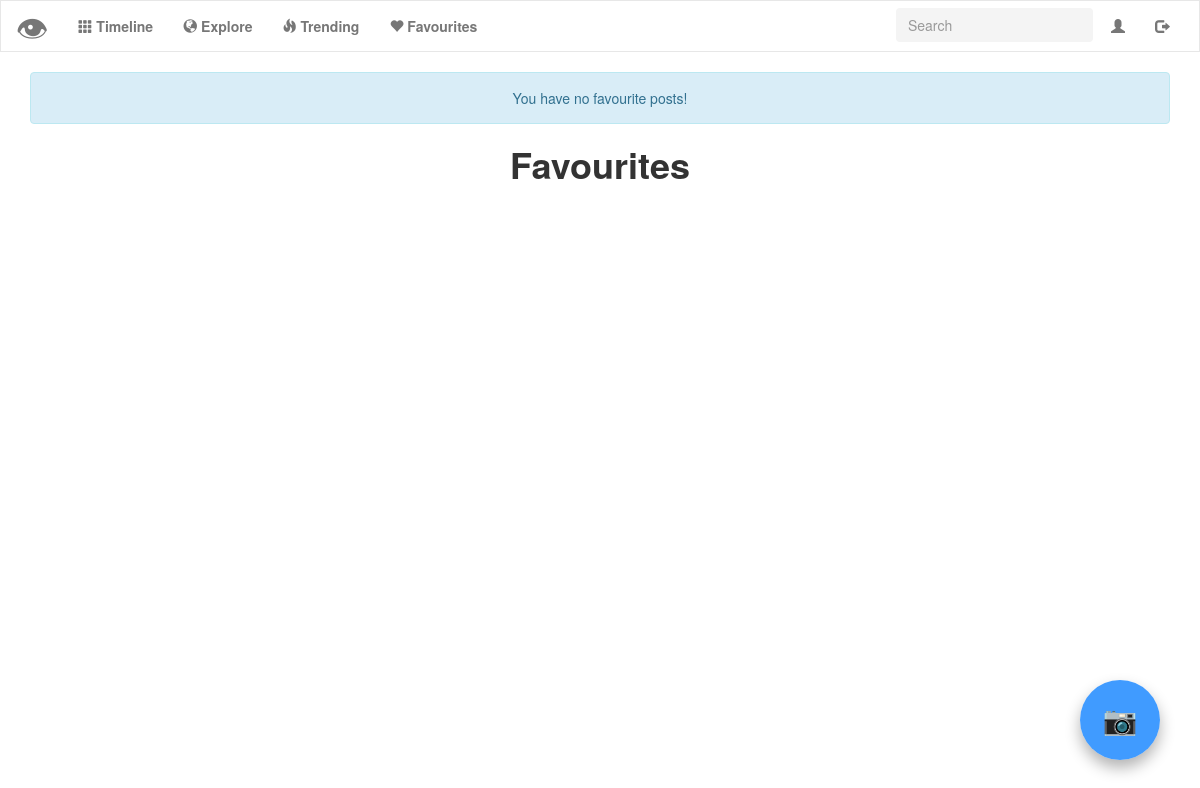
Page /favourites (signed in) on the earlier database version.
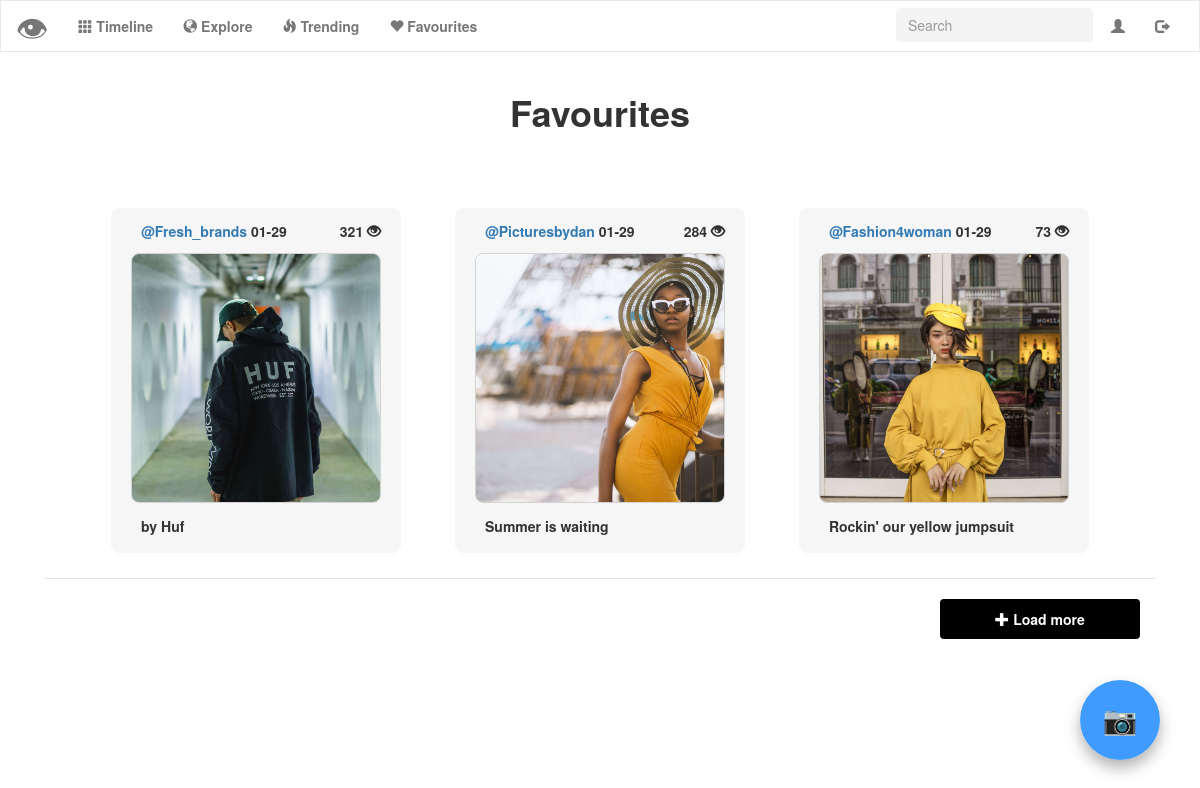
Same page on the later database version.
### tables this page shows
CREATE TABLE 'uploads' ('id' integer PRIMARY KEY AUTOINCREMENT NOT NULL, 'user_id' integer NOT NULL, 'upload' text NOT NULL, 'description' text NOT NULL, 'timestamp' double precision NOT NULL DEFAULT CURRENT_TIMESTAMP, 'username'  text NOT NULL  , 'score' INTEGER NOT NULL DEFAULT 0);

### application.py (the view)
@app.route("/favourites")
@login_required
def favourites():
    favourites = []
    post_id = get_favourites(session["user_id"])
    show = True
    if len(post_id) == 0:
        flash("You have no favourite posts!")
        return render_template("favourites.html")
    for p in post_id:
        favourites.append(get_info(p["photo_id"]))
    favourites.reverse()
    if len(favourites) <= counter_favourites:
        show = False
    favourites = favourites[:counter_favourites]
    return render_template("favourites.html", favourites=favourites, user_id=session["user_id"], show=show)

### helpers.py (called while the page is built)
def login_required(f):
    @wraps(f)
    def decorated_function(*args, **kwargs):
        if session.get("user_id") is None:
            return redirect("/login")
        return f(*args, **kwargs)
    return decorated_function

def change_timestamp(post_list):
    for post in post_list:
        date = post["timestamp"]
        date = date[5:11]
        post["timestamp"] = date
    return post_list

def get_favourites(user_id):
    photo_id = db.execute("SELECT photo_id FROM favourites WHERE user_id = :user_id", user_id=user_id)
    return photo_id

def get_info(post_id):
    post_info = db.execute("SELECT * FROM uploads WHERE id=:post_id",
                           post_id=post_id)
    post_info = change_timestamp(post_info)[0]
    return post_info

### templates/favourites.html (shortened to what this page needs)
{% extends "layout.html" %}
{% block main %}
<div class="container-title" id="timeline-title">
	<h1>
		<b>Favourites</b>
	</h1>
</div>
<div class="col-lg-12 col-md-12 col-sm-12 col-xs-12">
   {% for post in favourites %}
	<button name="modal" class="photo_modal trending_modal modal-label" id="account-photo-modal" data-toggle="modal" data-target="#photomodal{{ post.id }}">
		<label for="modal">
			<div class="account-photo-description">
				<a href="{{ url_for('profile', username= post.username) }}">
				<label id="username">{{ post.username }} </label>
				</a>
				<label id="timestamp">{{ post.timestamp }} </label>
				<label id="score-profile">{{ post.score }}
					<span class="glyphicon glyphicon-eye-open"></span>
				</label>
			</div>
			<img src="/upload/{{ post.upload }}" class="img-responsive trending-image">
			<div class="account-photo-bottom-description">
				<label id="discription">{{ post.description }} </label>
			</div>
		</label>
	</button>
	{% endfor %}
    {% if show is sameas true %}
    <div class="modal-footer">
    	<button id="load_more" onclick="load_more('favourites')" class="btn btn-dark">
    		<span class="glyphicon glyphicon-plus"></span>
    		<b> Load more</b>
    	</button>
    </div>
    {% endif %}
</div>
{% endblock %}

### templates/layout.html (shortened to what this page needs)
<!DOCTYPE html>
<html lang="en">
	<head>
		<link href="https://maxcdn.bootstrapcdn.com/bootstrap/3.3.7/css/bootstrap.min.css" rel="stylesheet"/>
		<link href="{{ url_for('static', filename='styles.css') }}" rel="stylesheet"/>
	</head>
	<body>
		<nav class="navbar navbar-default" id="navigation">
			<div class="container-fluid">
				<div class="navbar-header">
					<a class="navbar-brand" href="{{ url_for('index') }}">
						<font size="+3">👁</font>
					</a>
				</div>
				<div class="collapse navbar-collapse" id="navbar">
                    {% if session.user_id %}
					<ul class="nav navbar-nav">
						<li>
							<a href="{{ url_for('timeline') }}">
								<span class="glyphicon glyphicon-th"></span>
								<b> Timeline</b>
							</a>
						</li>
						<li>
							<a href="{{ url_for('index') }}">
								<span class="glyphicon glyphicon-globe"></span>
								<b> Explore</b>
							</a>
						</li>
						<li>
							<a href="{{ url_for('trending') }}">
								<span class="glyphicon glyphicon-fire"></span>
								<b> Trending</b>
							</a>
						</li>
						<li>
							<a href="{{ url_for('favourites') }}">
								<span class="glyphicon glyphicon-heart"></span>
								<b> Favourites</b>
							</a>
						</li>
					</ul>
					<ul class="nav navbar-nav navbar-right">
						<li>
							<a href="{{ url_for('account') }}">
								<span class="glyphicon glyphicon-user"></span>
							</a>
						</li>
						<li>
							<a href="{{ url_for('logout') }}">
								<span class="glyphicon glyphicon-log-out"></span>
							</a>
						</li>
					</ul>
					<ul class="nav navbar-nav navbar-right">
						<li>
							<input autocomplete="off" class="form-control" name="lookup" id="searchbar" placeholder="Search" type="text">
							</li>
						</ul>
                    {% endif %}
				</div>
			</div>
		</nav>
        {% if session.user_id %}
		<a class="float-button">
			<h3 data-toggle="modal" data-target="#myModal" class="camera-button">📷</h3>
		</a>
        {% endif %}
        <div class="container">
            {% if get_flashed_messages() %}
                <header>
                    <div class="alert alert-info" role="alert">
                        {{ get_flashed_messages() | join(" ") }}
                    </div>
                </header>
            {% endif %}
            <main>
                {% block main %}{% endblock %}
            </main>
        </div>
    </body>
</html>

### static/styles.css (style rules this page uses)
html,body { overflow-x: hidden; width: 100%; }
.container { margin-left: auto; margin-right: auto; text-align: center; }
.navbar { z-index: 999; }
input { background-color: rgba(244,244,244,1) !important; border:none !important; -webkit-box-shadow: none !important; box-shadow: none !important; }
main img { max-width: 100%; }
#navigation { background-color: #FFF !important; border-radius: 0 !important; }
#searchbar { margin:7px; max-width:95%; }
.btn { width:200px !important; background-color:black; color:white; height:40px; margin-top: 5px; }
.img-responsive { border: 0.5px solid lightgray; object-fit: cover; width:250px !important; height:250px !important; border-radius: 8px; }
.float-button { position:fixed; width:80px; height:80px; bottom:40px; right:40px; background-color: rgba(0,122,255,0.75);; color:#FFF; border-radius:50px; text-align:center; box-shadow: 0px 8px 15px rgba(0, 0, 0, 0.3); text-decoration: none !important; z-index: 999; transition: all 0.3s ease 0s; cursor: pointer; outline: none; }
.camera-button { margin-top:23px !important; font-size: 2em; }
.photo_modal { background-color: white; border: 0px; }
.modal-label { transition: all 0.3s ease 0s; cursor: pointer; outline: none; }
@media only screen and (min-width: 800px) { .trending-image { width: 200px; height: 200px; } }
#timeline-title { margin-bottom: 50px !important; }
#score-profile { padding-right: 0px !important; float:right; }
#account-photo-modal { background-color: rgba(246,246,246,1); padding: 20px; border-radius: 8px; margin-bottom: 25px; }
.account-photo-description { text-align: left; margin-left: 10px; position: relative; top: 30%; transform: translateY(-30%); -webkit-transform: translateY(-30%); }
.account-photo-bottom-description { text-align: left; margin-left: 10px; position: relative; top: 50%; transform: translateY(50%); -webkit-transform: translateY(50%); }
.trending_modal { margin: 25px; }
input { border: 1px solid transparent; background-color: #f1f1f1; padding: 10px; font-size: 16px; }
input[type=text] { background-color: #f1f1f1; width: 100%; }

Differences in the rows shown:
added uploads: username "@Fresh_brands", timestamp "01-29", score "321", upload (picture), description "by Huf"
added uploads: username "@Picturesbydan", timestamp "01-29", score "284", upload (picture), description "Summer is waiting"
added uploads: username "@Fashion4woman", timestamp "01-29", score "73", upload (picture), description "Rockin' our yellow jumpsuit"
Other differences:
{{ get_flashed_messages() | join(" ") }}: "You have no favourite posts!" → (not shown)
text now shown: "Load more"
